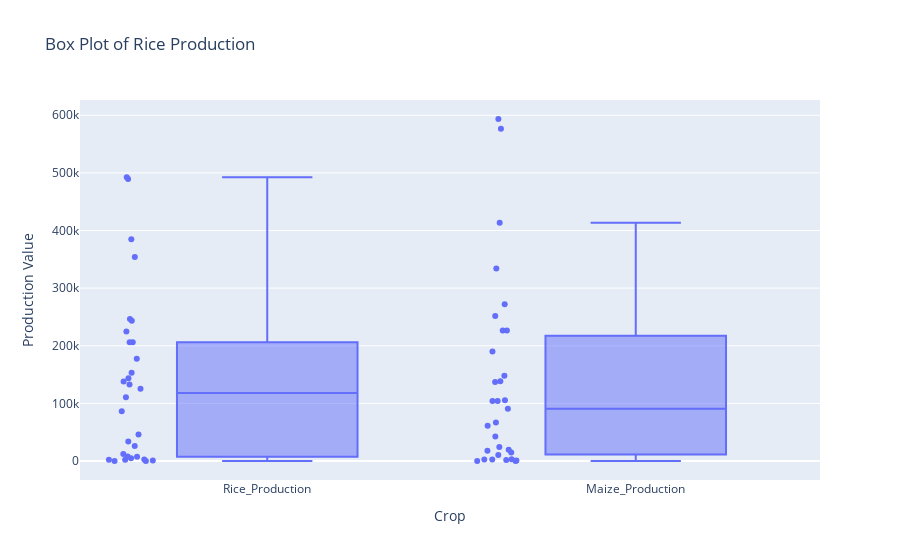

Notebook code for this chart:
### Code cell
import plotly.express as px

Case_file_melt = Working_Directory[['Rice_Production','Maize_Production']].melt(var_name='Crop', value_name='Production Value')

# Create box plots for each column
fig = px.box(Case_file_melt[1:], x='Crop', y='Production Value', title='Box Plot of Rice Production',points = "all")

# Show the figure
fig.show()

### Figure 1 — Plotly figure (JSON) as saved in the notebook; plotly's stock layout.template omitted (floating-point values rounded to 4 significant figures)
{"data": [{"alignmentgroup": "True", "boxpoints": "all", "hovertemplate": "Crop=%{x}<br>Production Value=%{y}<extra></extra>", "legendgroup": "", "marker": {"color": "#636efa"}, "name": "", "notched": false, "offsetgroup": "", "orientation": "v", "showlegend": false, "type": "box", "x": ["Rice_Production", "Rice_Production", "Rice_Production", "Rice_Production", "Rice_Production", "Rice_Production", "Rice_Production", "Rice_Production", "Rice_Production", "Rice_Production", "Rice_Production", "Rice_Production", "Rice_Production", "Rice_Production", "Rice_Production", "Rice_Production", "Rice_Production", "Rice_Production", "Rice_Production", "Rice_Production", "Rice_Production", "Rice_Production", "Rice_Production", "Rice_Production", "Rice_Production", "Rice_Production", "Rice_Production", "Rice_Production", "Rice_Production", "Rice_Production", "Maize_Production", "Maize_Production", "Maize_Production", "Maize_Production", "Maize_Production", "Maize_Production", "Maize_Production", "Maize_Production", "Maize_Production", "Maize_Production", "Maize_Production", "Maize_Production", "Maize_Production", "Maize_Production", "Maize_Production", "Maize_Production", "Maize_Production", "Maize_Production", "Maize_Production", "Maize_Production", "Maize_Production", "Maize_Production", "Maize_Production", "Maize_Production", "Maize_Production", "Maize_Production", "Maize_Production", "Maize_Production", "Maize_Production", "Maize_Production", "Maize_Production"], "x0": " ", "xaxis": "x", "y": [2354, 12128, 4566, 489505, 864, 2698, 384974, 26042, 110533, 132588, 138156, 143705, 86303, 246543, 354227, 45856, 177552, 170, 85, 33989, 7258, 125422, 152981, 206100.0, 2036, 7888, 224659, 492342, 243505, 206100.0, 2879, 42583, 10450, 271975, 593544, 1759, 105491, 226532, 66868, 61353, 0, 109, 333937, 17921, 19387, 137154, 147886, 576758, 226327, 251699, 90634, 138476, 413487, 24088, 104045, 2791, 14621, 2673, 723, 190252, 104045], "y0": " ", "yaxis": "y"}], "layout": {"boxmode": "group", "legend": {"tracegroupgap": 0}, "title": {"text": "Box Plot of Rice Production"}, "xaxis": {"anchor": "y", "domain": [0, 1], "title": {"text": "Crop"}}, "yaxis": {"anchor": "x", "domain": [0, 1], "title": {"text": "Production Value"}}}}
